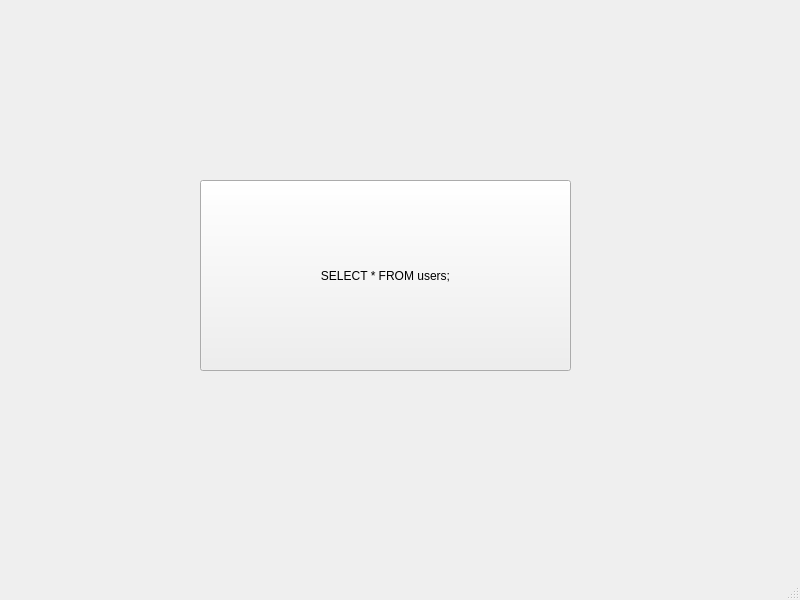
<?xml version="1.0" encoding="UTF-8"?>
<ui version="4.0">
 <class>mainsss</class>
 <widget class="QMainWindow" name="mainsss">
  <property name="geometry">
   <rect>
    <x>0</x>
    <y>0</y>
    <width>800</width>
    <height>600</height>
   </rect>
  </property>
  <property name="windowTitle">
   <string>MainWindow</string>
  </property>
  <widget class="QWidget" name="centralwidget">
   <widget class="QPushButton" name="pushButton">
    <property name="geometry">
     <rect>
      <x>200</x>
      <y>180</y>
      <width>371</width>
      <height>191</height>
     </rect>
    </property>
    <property name="text">
     <string>SELECT * FROM users;</string>
    </property>
   </widget>
  </widget>
  <widget class="QMenuBar" name="menubar">
   <property name="geometry">
    <rect>
     <x>0</x>
     <y>0</y>
     <width>800</width>
     <height>23</height>
    </rect>
   </property>
  </widget>
  <widget class="QStatusBar" name="statusbar"/>
 </widget>
 <resources/>
 <connections/>
</ui>
